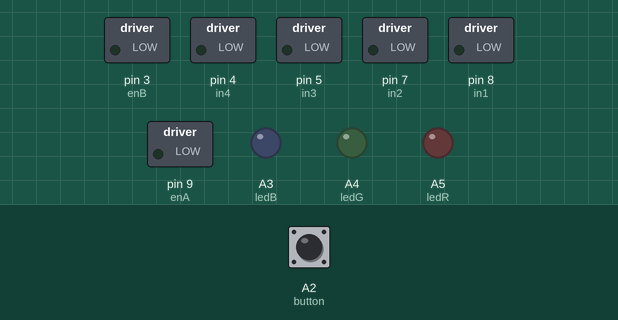
Recording of a sketch running on a simulated Arduino Uno, built with avr-gcc and run on an emulated ATmega328P. Shown: switched loads named in the sketch (green lamp = pin HIGH), output pins drawn as LEDs (lit = HIGH). The test bench sets the inputs (shaded band); at power-on: A2 (button) HIGH.

Above: at 0.1 s.
At 1.1 s:
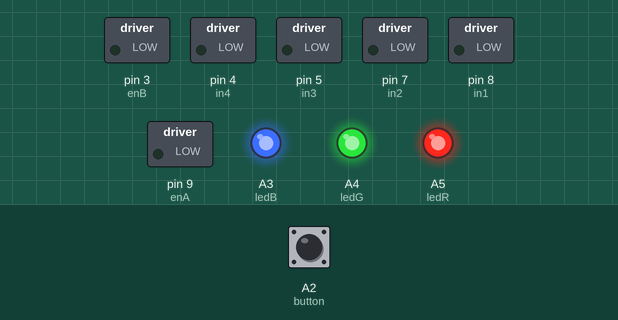
Timing chart, 0 to 2.6 s (numbered marks = the images above):
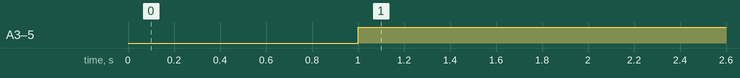

Measured:
- by itself, A3 (ledB), A4 (ledG), A5 (ledR): LOW → HIGH at 1.0 s

The sketch:

Main.ino
```cpp
// Main!!!
// task 1,2

// LED
const int ledR = A5;
const int ledG = A4;
const int ledB = A3;

// Motor R connections
const int enA = 9;
const int in1 = 8;
const int in2 = 7;
// Motor L connections
const int enB = 3;
const int in3 = 5;
const int in4 = 4;

// IR
const int ir1a = A0;
const int ir1d = 10;
const int ir2a = A1;
const int ir2d = 11;

int value_1A0;
bool value_1D0;
int value_2A0;
bool value_2D0;

int irthreshold = 100;
int rtime = 2300;

// Ultrasonic
#include <NewPing.h>

int TRIGGER_PIN = 12;
int ECHO_PIN = 13;
int MAX_DISTANCE = 400;

NewPing sonar(TRIGGER_PIN, ECHO_PIN, MAX_DISTANCE);
int distance = 0;

// Button
const int button = A2;


void setup() {
  // put your setup code here, to run once:
  Serial.begin(2400);

  // LED
  pinMode(ledR, OUTPUT);
  pinMode(ledG, OUTPUT);
  pinMode(ledB, OUTPUT);

  // Motor Driver
  // Set all the motor control pins to outputs
  pinMode(enA, OUTPUT);
  pinMode(enB, OUTPUT);
  pinMode(in1, OUTPUT);
  pinMode(in2, OUTPUT);
  pinMode(in3, OUTPUT);
  pinMode(in4, OUTPUT);

  // Turn off motors - Initial state
  digitalWrite(in1, LOW);
  digitalWrite(in2, LOW);
  digitalWrite(in3, LOW);
  digitalWrite(in4, LOW);

  // IR
  pinMode(ir1a, INPUT);
  pinMode(ir1d, INPUT);
  pinMode(ir2a, INPUT);
  pinMode(ir2d, INPUT);

  //
  led(ledR, HIGH);
  led(ledG, HIGH);
  led(ledB, HIGH);

  while (digitalRead(button) == 0) {
  }
  led(ledR, LOW);
  led(ledG, LOW);
  led(ledB, LOW);
  delay(1000);
}

void loop() {
  // put your main code here, to run repeatedly:

  // value_1A0 = analogRead(ir1a);
  // value_1D0 = digitalRead(ir1d);
  // value_2A0 = analogRead(ir2a);
  // value_2D0 = digitalRead(ir2d);
  // distance = sonar.ping_cm();

  // Serial.print("1 Analog: ");
  // Serial.print(value_1A0);
  // Serial.print(" Digital: ");
  // Serial.print(value_1D0);
  // Serial.print(" | 2 Analog: ");
  // Serial.print(value_2A0);
  // Serial.print(" Digital: ");
  // Serial.print(value_2D0);
  // Serial.print(" | button: ");
  // Serial.print(digitalRead(button));
  // Serial.print(" | distance: ");
  // Serial.print(distance);
  // Serial.println();

  // if (value_1A0 > 512) {
  //   led(ledR, HIGH);
  // } else {
  //   led(ledR, LOW);
  // }

  // if (value_2A0 > 512) {
  //   led(ledG, HIGH);
  // } else {
  //   led(ledG, LOW);
  // }

  // if (distance < 12) {
  //   led(ledB, HIGH);
  // } else {
  //   led(ledB, LOW);
  // }

  while (digitalRead(button) == 0) {
    if ((analogRead(ir1a) <= irthreshold) && (analogRead(ir2a) <= irthreshold)) {
      led(ledR, HIGH);
      led(ledG, LOW);
      led(ledB, LOW);
      motor(150, 150);
    } else if ((analogRead(ir1a) > irthreshold) && (analogRead(ir2a) <= irthreshold)) {
      led(ledR, LOW);
      led(ledG, HIGH);
      led(ledB, LOW);
      motor(-150, 120);
    } else if ((analogRead(ir1a) <= irthreshold) && (analogRead(ir2a) > irthreshold)) {
      led(ledR, LOW);
      led(ledG, HIGH);
      led(ledB, LOW);
      motor(120, -150);
    } else if ((analogRead(ir1a) > irthreshold) && (analogRead(ir2a) > irthreshold)){  // line line
      led(ledR, LOW);
      led(ledG, LOW);
      led(ledB, HIGH);
      motor(150, 75);
      // long tint = millis();
      // long t = tint;
      // while ((analogRead(ir1a) <= irthreshold) && (analogRead(ir2a) <= irthreshold) && ((t - tint) < rtime)) {
      //   motor(-100, 150);
      //   t = millis();
      // }
      // if ((t - tint) < rtime) {
      //   continue;
      // } else {
      //   while ((analogRead(ir1a) <= irthreshold) && (analogRead(ir2a) <= irthreshold)) {
      //     motor(150, -100);
      //   }
      // }
    }
    delay(5);

  }
  motor(0, 0);
  while (digitalRead(button) == 1) {
    led(ledR, HIGH);
    led(ledG, HIGH);
    led(ledB, HIGH);
  }
  while (digitalRead(button) == 0) {
  }
  led(ledR, LOW);
  led(ledG, LOW);
  led(ledB, LOW);
  delay(1000);
}

void motor(int L, int R) {
  // motor speed (+-ve)
  if (L > 0) {
    analogWrite(enB, L);
    digitalWrite(in3, HIGH);
    digitalWrite(in4, LOW);
  }
  if (L < 0) {
    analogWrite(enB, (-1) * L);
    digitalWrite(in3, LOW);
    digitalWrite(in4, HIGH);
  }
  if (L == 0) {
    digitalWrite(in3, LOW);
    digitalWrite(in4, LOW);
  }

  if (R > 0) {
    analogWrite(enA, R);
    digitalWrite(in1, LOW);
    digitalWrite(in2, HIGH);
  }
  if (R < 0) {
    analogWrite(enA, (-1) * R);
    digitalWrite(in1, HIGH);
    digitalWrite(in2, LOW);
  }
  if (R == 0) {
    digitalWrite(in1, LOW);
    digitalWrite(in2, LOW);
  }
}

void led(int port, int on) {
  // turn LED on/off
  digitalWrite(port, on);
}
```
